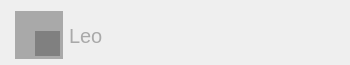
<?xml version="1.0" encoding="UTF-8"?>
<ui version="4.0">
 <class>FriendItem</class>
 <widget class="QWidget" name="FriendItem">
  <property name="geometry">
   <rect>
    <x>0</x>
    <y>0</y>
    <width>350</width>
    <height>65</height>
   </rect>
  </property>
  <property name="windowTitle">
   <string>Form</string>
  </property>
  <widget class="QWidget" name="">
   <property name="geometry">
    <rect>
     <x>0</x>
     <y>0</y>
     <width>351</width>
     <height>71</height>
    </rect>
   </property>
   <layout class="QHBoxLayout" name="horizontalLayout">
    <item>
     <spacer name="horizontalSpacer_2">
      <property name="orientation">
       <enum>Qt::Horizontal</enum>
      </property>
      <property name="sizeType">
       <enum>QSizePolicy::Fixed</enum>
      </property>
      <property name="sizeHint" stdset="0">
       <size>
        <width>15</width>
        <height>20</height>
       </size>
      </property>
     </spacer>
    </item>
    <item>
     <widget class="QWidget" name="widget" native="true">
      <property name="minimumSize">
       <size>
        <width>48</width>
        <height>48</height>
       </size>
      </property>
      <property name="maximumSize">
       <size>
        <width>48</width>
        <height>48</height>
       </size>
      </property>
      <widget class="QLabel" name="icon">
       <property name="geometry">
        <rect>
         <x>0</x>
         <y>0</y>
         <width>48</width>
         <height>48</height>
        </rect>
       </property>
       <property name="minimumSize">
        <size>
         <width>48</width>
         <height>48</height>
        </size>
       </property>
       <property name="maximumSize">
        <size>
         <width>48</width>
         <height>48</height>
        </size>
       </property>
       <property name="styleSheet">
        <string notr="true">QLabel
{
		background-color: darkgray;
}</string>
       </property>
       <property name="text">
        <string/>
       </property>
      </widget>
      <widget class="QLabel" name="phone">
       <property name="geometry">
        <rect>
         <x>20</x>
         <y>20</y>
         <width>25</width>
         <height>25</height>
        </rect>
       </property>
       <property name="minimumSize">
        <size>
         <width>25</width>
         <height>25</height>
        </size>
       </property>
       <property name="maximumSize">
        <size>
         <width>25</width>
         <height>25</height>
        </size>
       </property>
       <property name="styleSheet">
        <string notr="true">QLabel
{
		background-color: gray;
}</string>
       </property>
       <property name="text">
        <string/>
       </property>
      </widget>
     </widget>
    </item>
    <item>
     <widget class="QLabel" name="name">
      <property name="styleSheet">
       <string notr="true">QLabel
{
		color: darkgray;
		font-size: 20px;
}</string>
      </property>
      <property name="text">
       <string>Leo</string>
      </property>
     </widget>
    </item>
    <item>
     <spacer name="horizontalSpacer">
      <property name="orientation">
       <enum>Qt::Horizontal</enum>
      </property>
      <property name="sizeHint" stdset="0">
       <size>
        <width>40</width>
        <height>20</height>
       </size>
      </property>
     </spacer>
    </item>
   </layout>
  </widget>
 </widget>
 <resources/>
 <connections/>
</ui>
